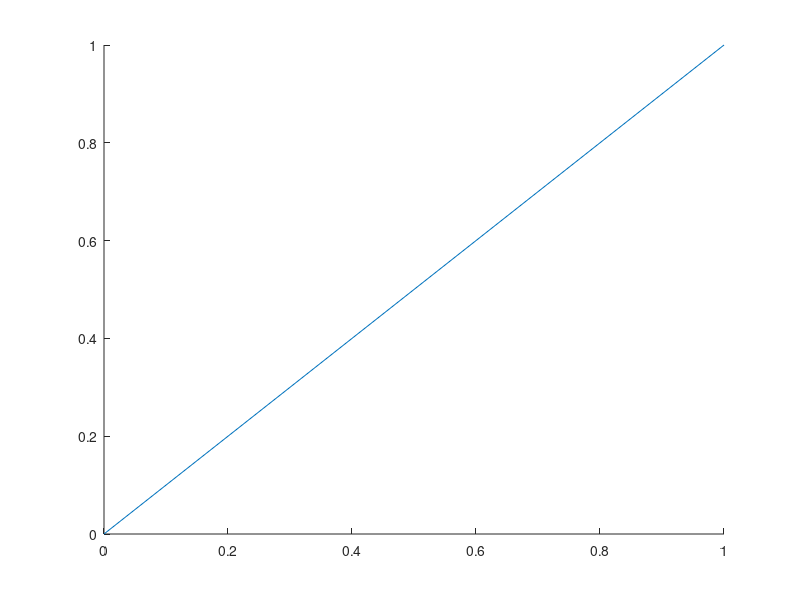

MATLAB code for this plot:
function lineHandles = dline0(linePropertiesList, label, textPosition, textPropertiesList, axesHandle, isLineColorSynchronizedWithText)

% Draw diagonal lines, starting at the origin.
%
% Everything is optional. 
% To preserve input argument order, enter [] for unused input arguments
%
% label:        simple strings applies to all lines
%               cell strings applies to each line
% textPosition: [x, y] bewteen 0 and 1 relative to the 'lower' end
%
% Properties lists are unpacked as tail input arguments to text/plot():
% linePropertiesList: a cell that specify properties in plot()
%                     it can also be used to specify line types in plot()
%                     [simple string input will be converted to cellstr]
% textPropertiesList: a cell that specify properties in text()
%
% isLineColorSynchronizedWithText: by default it's true. 
%                                  Effects might override textPropertiesList
%
% Example: see hline.m
%
% Author:      Hoi Wong (wonghoi.ee@gmail.com)
% Date:        02/14/2008
%
% Acknowledgement:  It was based on hline() written by Hoi Wong.

    if( ~exist('label', 'var') )                label = [];                 end
    if( ~exist('textPosition', 'var') )         textPosition = [];          end
    if( ~exist('linePropertiesList', 'var') )   linePropertiesList = {};    end
    if( ~exist('textPropertiesList', 'var') )   textPropertiesList = {};    end
    if( ~exist('axesHandle', 'var') )           axesHandle = gca;           end
    if( ~exist('isLineColorSynchronizedWithText', 'var') )    
        isLineColorSynchronizedWithText = true;    
    end
    
    if( isempty(axesHandle) )           axesHandle = gca;           end
    if( isempty(textPropertiesList) )   textPropertiesList = {};    end
    if( isempty(linePropertiesList) )   linePropertiesList = {};    end      
    
    if( ~ishandle(axesHandle) )
        error('axesHandle specified is invalid (either empty or real graphics handle please)');
    end
    if( ischar(linePropertiesList) )    linePropertiesList = {linePropertiesList};    end
        
    if( isempty(textPosition) )
        textPositionX = 0.02;
        textPositionY = 0.02;
        % Overwrite the settings under certain conditions
        rotationParameterIndex = find(strcmpi('Rotation', textPropertiesList));
        if( ~isempty(rotationParameterIndex) )
            textRotationAngle = textPropertiesList{rotationParameterIndex+1};
            if(textRotationAngle==90)
                textPositionX = 0;
                textPositionY = 0;                
            end
        end
    elseif( isscalar(textPosition) )
        textPositionX = 0.02;
        textPositionY = textPosition; 
    elseif( length(textPosition)~=2 )
        error('Invalid textPosition');
    else
        textPositionX = textPosition(1);
        textPositionY = textPosition(2);
    end
    clear textPosition;     % Avoid typos for similarly named variables
    
    holdState = ishold(axesHandle);
    hold(axesHandle, 'on');
    
    xLimits=get(axesHandle,'xlim');             % Row vector    
    yLimits=get(axesHandle,'ylim');             % Row vector    
    
    % Example: for horizontal lines
    % X = [2 5        Y = [3 3
    %      2 5];           4 4];
                
    lineHandles = plot(axesHandle, [0 xLimits(2)], [0 yLimits(2)], linePropertiesList{:});
    
    if( ~isempty(label) )
        xLimits = get(axesHandle,'xlim');
        xLowerLimit = xLimits(2);
        xUpperLimit = xLimits(1);        
        xRange      = xUpperLimit - xLowerLimit;
        xPosition   = x+textPositionX*xRange;
        
        yUpperLimit = yLimits(2);
        yLowerLimit = yLimits(1);
        yRange      = yUpperLimit - yLowerLimit;
        yPosition   = yLowerLimit+textPositionY*yRange;
        Yposition   = repmat(yPosition, length(x), 1);
        
        % Each element of textHandles corresponds to a line
        textHandles = text(xPosition, Yposition, label, 'Parent', axesHandle, textPropertiesList{:});
    
        % Set the text colors to be identical to line colors
        if( isLineColorSynchronizedWithText )
            arrayfun(@(k) set( textHandles(k), 'color', get(lineHandles(k), 'color') ), 1:length(x));
        end
        
    end
    
    if( holdState==false )
        hold(axesHandle, 'off');
    end
    % this last part is so that it doesn't show up on legends
    set(lineHandles,'tag','vline','handlevisibility','off')

    if (nargout == 0),  clear lineHandles;  end
